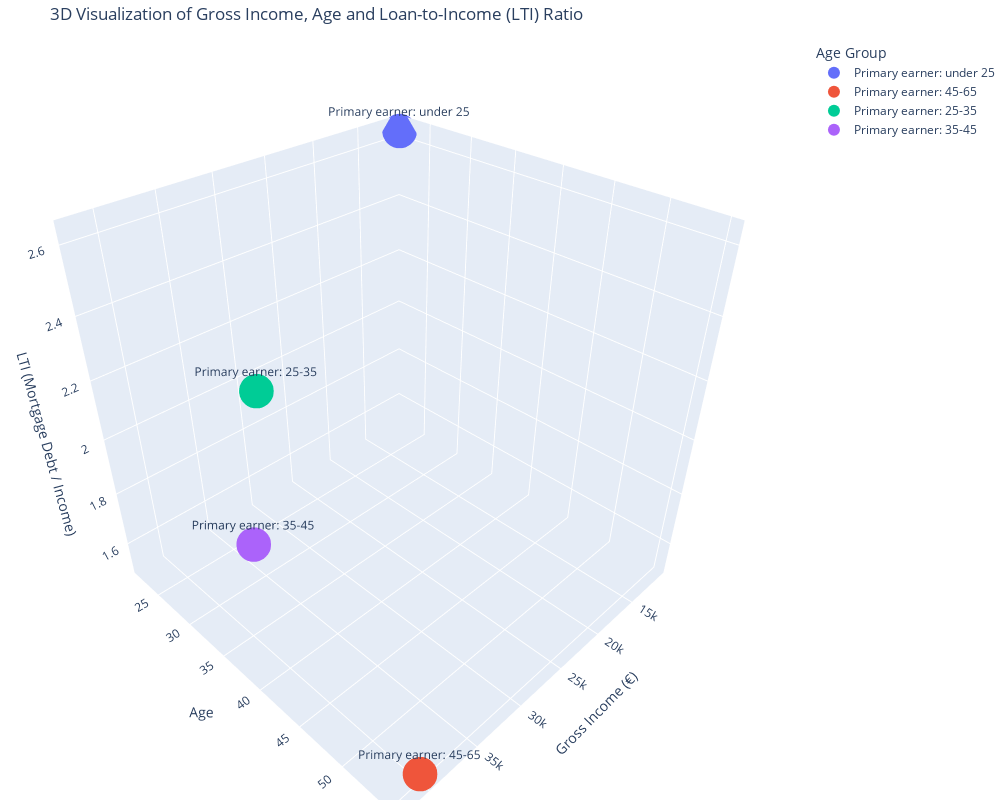

Source (notebook cell):
### Markdown cell above
### 📊 Argument 1.2: First-time buyers have relatively higher mortgage debt

This 3D visualization shows the relationship between gross income, age and the Loan-to-Income (LTI) ratio of households in the Netherlands (CBS, 2022).

- **X-axis**: Gross income (€) per age group (estimated or based on CBS/Knab data)
- **Y-axis**: Age of the main breadwinner (average per group)
- **Z-axis**: Loan-to-Income (LTI): the ratio between mortgage debt and gross income

**Observations:**
- Younger age groups (25–35 years) have a lower income, but a relatively high LTI.
- Older age groups (45–65 years) have a higher income, but lower LTI ratios.
- This highlights that first-time buyers are spending a larger portion of their income on mortgage payments — an indication of reduced affordability.

The color coding by age group helps visually distinguish trends.

### Code cell
import plotly.express as px
import pandas as pd

lti_merged = pd.read_csv('Inkomen_LTI_Gecombineerd.csv')

age_group_translation = {
    'Hoofdkostwinner: tot 25 jaar': 'Primary earner: under 25',
    'Hoofdkostwinner: 25 tot 35 jaar': 'Primary earner: 25-35',
    'Hoofdkostwinner: 35 tot 45 jaar': 'Primary earner: 35-45',
    'Hoofdkostwinner: 45 tot 65 jaar': 'Primary earner: 45-65'
}

viz_data = lti_merged.copy()
viz_data['Age Group EN'] = viz_data['Leeftijdsgroep'].map(age_group_translation)

fig = px.scatter_3d(
    viz_data,
    x='Bruto Inkomen',
    y='Leeftijd',
    z='LTI',
    color='Age Group EN',
    text='Age Group EN',
    size_max=30,
    title='3D Visualization of Gross Income, Age and Loan-to-Income (LTI) Ratio',
    labels={
        'Bruto Inkomen': 'Gross Income (€)',
        'Leeftijd': 'Age',
        'LTI': 'LTI (Mortgage Debt / Income)',
        'Age Group EN': 'Age Group'
    }
)

fig.update_traces(
    marker=dict(size=12),
    textposition='top center',
    hovertemplate=(
        "<b>%{text}</b><br><br>"
        "Gross Income: €%{x:,.0f}<br>"
        "Age: %{y}<br>"
        "LTI: %{z:.2f}"
    )
)

fig.update_layout(
    scene=dict(
        xaxis_title='Gross Income (€)',
        yaxis_title='Age',
        zaxis_title='LTI (Mortgage Debt / Income)'
    ),
    height=800,
    width=1000,
    margin=dict(l=0, r=0, b=0, t=40)
)

fig.show()

### Figure 1 — Plotly figure (JSON) as saved in the notebook; plotly's stock layout.template omitted (floating-point values rounded to 4 significant figures)
{"data": [{"hovertemplate": "<b>%{text}</b><br><br>Gross Income: €%{x:,.0f}<br>Age: %{y}<br>LTI: %{z:.2f}", "legendgroup": "Primary earner: under 25", "marker": {"color": "#636efa", "size": 12, "symbol": "circle"}, "mode": "markers+text", "name": "Primary earner: under 25", "scene": "scene", "showlegend": true, "text": ["Primary earner: under 25"], "textposition": "top center", "type": "scatter3d", "x": [11000], "y": [22], "z": [2.63]}, {"hovertemplate": "<b>%{text}</b><br><br>Gross Income: €%{x:,.0f}<br>Age: %{y}<br>LTI: %{z:.2f}", "legendgroup": "Primary earner: 45-65", "marker": {"color": "#EF553B", "size": 12, "symbol": "circle"}, "mode": "markers+text", "name": "Primary earner: 45-65", "scene": "scene", "showlegend": true, "text": ["Primary earner: 45-65"], "textposition": "top center", "type": "scatter3d", "x": [40000], "y": [55], "z": [1.51]}, {"hovertemplate": "<b>%{text}</b><br><br>Gross Income: €%{x:,.0f}<br>Age: %{y}<br>LTI: %{z:.2f}", "legendgroup": "Primary earner: 25-35", "marker": {"color": "#00cc96", "size": 12, "symbol": "circle"}, "mode": "markers+text", "name": "Primary earner: 25-35", "scene": "scene", "showlegend": true, "text": ["Primary earner: 25-35"], "textposition": "top center", "type": "scatter3d", "x": [34000], "y": [30], "z": [2.16]}, {"hovertemplate": "<b>%{text}</b><br><br>Gross Income: €%{x:,.0f}<br>Age: %{y}<br>LTI: %{z:.2f}", "legendgroup": "Primary earner: 35-45", "marker": {"color": "#ab63fa", "size": 12, "symbol": "circle"}, "mode": "markers+text", "name": "Primary earner: 35-45", "scene": "scene", "showlegend": true, "text": ["Primary earner: 35-45"], "textposition": "top center", "type": "scatter3d", "x": [42000], "y": [40], "z": [2]}], "layout": {"height": 800, "legend": {"title": {"text": "Age Group"}, "tracegroupgap": 0}, "margin": {"b": 0, "l": 0, "r": 0, "t": 40}, "scene": {"domain": {"x": [0, 1], "y": [0, 1]}, "xaxis": {"title": {"text": "Gross Income (€)"}}, "yaxis": {"title": {"text": "Age"}}, "zaxis": {"title": {"text": "LTI (Mortgage Debt / Income)"}}}, "title": {"text": "3D Visualization of Gross Income, Age and Loan-to-Income (LTI) Ratio"}, "width": 1000}}
